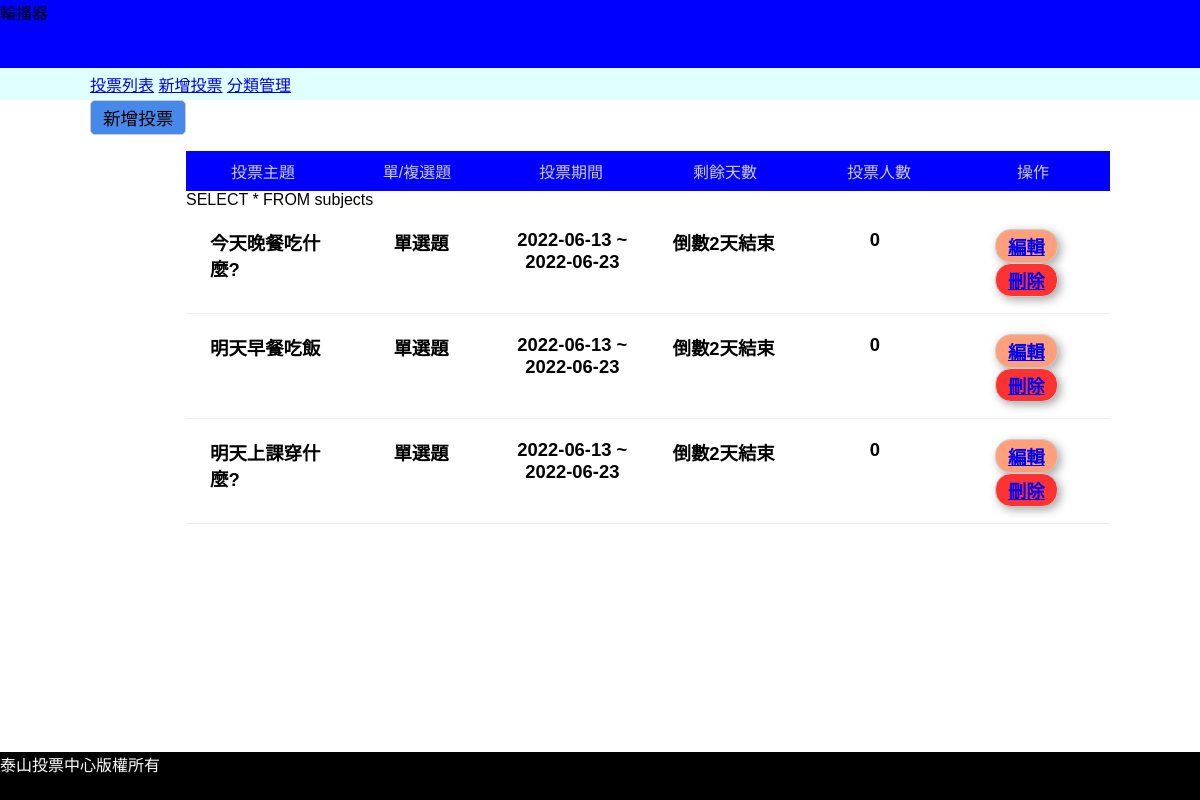
The page /back.php on the database as committed earlier.
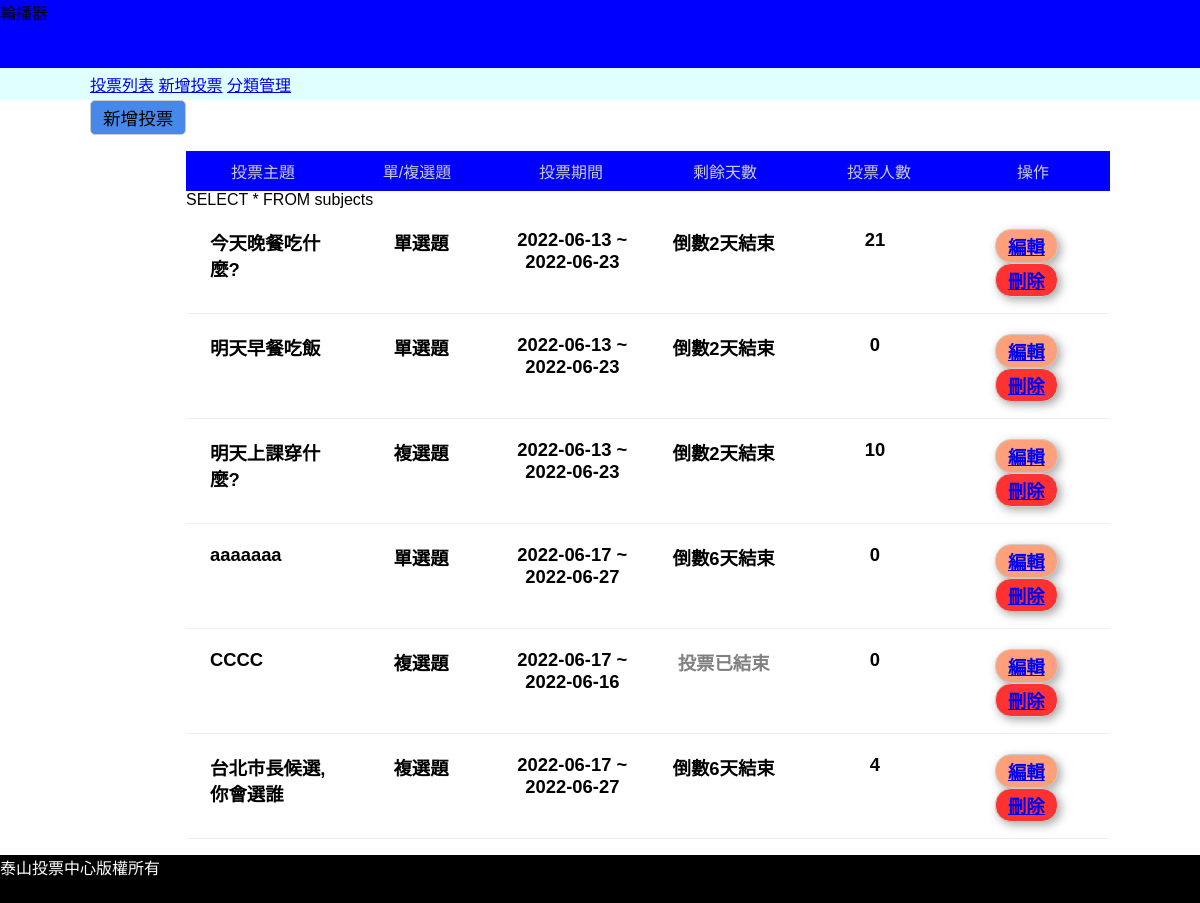
The same page on the database as committed later.
### tables this page shows
CREATE TABLE `subjects` (
  `id` int(11) UNSIGNED NOT NULL,
  `subject` varchar(128) NOT NULL,
  `type_id` int(11) NOT NULL,
  `multiple` tinyint(1) NOT NULL DEFAULT 0,
  `multi_limit` tinyint(2) NOT NULL DEFAULT 1,
  `start` date NOT NULL,
  `end` date NOT NULL,
  `total` int(11) UNSIGNED NOT NULL DEFAULT 0
);

### back.php (the view, shortened to what this page needs)
<?php
include_once "./api/base.php";
?>
<!DOCTYPE html>
<html lang="en">
<head>
    <link rel="stylesheet" href="./css/basic.css">
    <link rel="stylesheet" href="./css/back.css">
</head>
<body>
<div id="header">
    <?php include "./layout/header.php";
          include "./layout/back_nav.php";
    ?>
</div>
<div id="container">
<?php
if(isset($file) && file_exists($file)){
    include $file;
}else{
?>
    <button class="btn btn-primary" onclick="location.href='?do=add_vote'">新增投票</button>
    <div>
        <ul>
            <li class='list-header'>
                <div>投票主題</div>
                <div>單/複選題</div>
                <div>投票期間</div>
                <div>剩餘天數</div>
                <div>投票人數</div>
                <div>操作</div>
            </li>
        <?php
            $subjects=all('subjects');
            foreach($subjects as $subject){
                echo "<li class='list-items'>";
                echo "<div>{$subject['subject']}</div>";
                if($subject['multiple']==0){
                    echo "<div class='text-center'>單選題</div>";
                }else{
                    echo "<div class='text-center'>複選題</div>";
                }
                echo "<div class='text-center'>";
                echo $subject['start']. " ~ ".$subject['end'];
                echo "</div>";
                echo "<div class='text-center'>";
                    $today=strtotime("now");
                    $end=strtotime($subject['end']);
                    if(($end-$today)>0){
                        $remain=floor(($end-$today)/(60*60*24));
                        echo "倒數".$remain."天結束";
                    }else{
                        echo "<span style='color:grey'>投票已結束</span>";
                    }
                echo "</div>";
                echo "<div class='text-center'>{$subject['total']}</div>";
                echo "<div class='text-center'>";
                echo "<a class='edit' href='?do=edit&id={$subject['id']}'>編輯</a>";
                echo "<a class='del' href='?do=del&id={$subject['id']}'>刪除</a>";
                echo "</div>";
                echo "</li>";
            }
        ?>
        </ul>
    </div>
<?php
}
?>
</div>
<div>
    <?php include "./layout/footer.php";?>
</div>
</body>
</html>

Rows that differ between the two databases and show on the page:
changed subjects "今天晚餐吃什麼?": total "0" → "21"
changed subjects "明天上課穿什麼?": total "0" → "10"; multiple "單選題" → "複選題"
added subjects: subject "aaaaaaa", multiple "單選題", start "2022-06-17", end "2022-06-27", total "0"
added subjects: subject "CCCC", multiple "複選題", start "2022-06-17", end "2022-06-16", shows "投票已結束", total "0"
added subjects: subject "台北市長候選,你會選誰", multiple "複選題", start "2022-06-17", end "2022-06-27", total "4"
